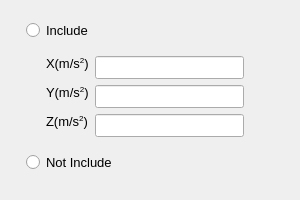
<?xml version="1.0" encoding="UTF-8"?>
<ui version="4.0">
 <class>GravityModelPage</class>
 <widget class="QWizardPage" name="GravityModelPage">
  <property name="geometry">
   <rect>
    <x>0</x>
    <y>0</y>
    <width>300</width>
    <height>200</height>
   </rect>
  </property>
  <property name="font">
   <font>
    <pointsize>10</pointsize>
   </font>
  </property>
  <property name="windowTitle">
   <string>WizardPage</string>
  </property>
  <property name="title">
   <string>Gravity</string>
  </property>
  <layout class="QVBoxLayout" name="verticalLayout_2">
   <item>
    <widget class="QWidget" name="widget" native="true">
     <layout class="QVBoxLayout" name="verticalLayout">
      <property name="leftMargin">
       <number>15</number>
      </property>
      <property name="rightMargin">
       <number>15</number>
      </property>
      <item>
       <widget class="QRadioButton" name="include">
        <property name="text">
         <string>Include</string>
        </property>
       </widget>
      </item>
      <item>
       <widget class="QWidget" name="formWidget" native="true">
        <layout class="QFormLayout" name="formLayout">
         <property name="leftMargin">
          <number>20</number>
         </property>
         <property name="rightMargin">
          <number>30</number>
         </property>
         <item row="0" column="0">
          <widget class="QLabel" name="label_x">
           <property name="sizePolicy">
            <sizepolicy hsizetype="Preferred" vsizetype="Fixed">
             <horstretch>0</horstretch>
             <verstretch>0</verstretch>
            </sizepolicy>
           </property>
           <property name="text">
            <string>X(m/s&lt;sup&gt;2&lt;/sup&gt;)</string>
           </property>
          </widget>
         </item>
         <item row="0" column="1">
          <widget class="QLineEdit" name="x">
           <property name="enabled">
            <bool>true</bool>
           </property>
           <property name="text">
            <string/>
           </property>
          </widget>
         </item>
         <item row="1" column="0">
          <widget class="QLabel" name="label_y">
           <property name="sizePolicy">
            <sizepolicy hsizetype="Preferred" vsizetype="Fixed">
             <horstretch>0</horstretch>
             <verstretch>0</verstretch>
            </sizepolicy>
           </property>
           <property name="text">
            <string>Y(m/s&lt;sup&gt;2&lt;/sup&gt;)</string>
           </property>
          </widget>
         </item>
         <item row="1" column="1">
          <widget class="QLineEdit" name="y">
           <property name="text">
            <string/>
           </property>
          </widget>
         </item>
         <item row="2" column="0">
          <widget class="QLabel" name="label_z">
           <property name="sizePolicy">
            <sizepolicy hsizetype="Preferred" vsizetype="Fixed">
             <horstretch>0</horstretch>
             <verstretch>0</verstretch>
            </sizepolicy>
           </property>
           <property name="text">
            <string>Z(m/s&lt;sup&gt;2&lt;/sup&gt;)</string>
           </property>
          </widget>
         </item>
         <item row="2" column="1">
          <widget class="QLineEdit" name="z">
           <property name="text">
            <string/>
           </property>
          </widget>
         </item>
        </layout>
       </widget>
      </item>
      <item>
       <widget class="QRadioButton" name="notInclude">
        <property name="text">
         <string>Not Include</string>
        </property>
       </widget>
      </item>
     </layout>
    </widget>
   </item>
   <item>
    <spacer name="verticalSpacer">
     <property name="orientation">
      <enum>Qt::Vertical</enum>
     </property>
     <property name="sizeHint" stdset="0">
      <size>
       <width>20</width>
       <height>40</height>
      </size>
     </property>
    </spacer>
   </item>
  </layout>
 </widget>
 <resources>
  <include location="../../../resource.qrc"/>
 </resources>
 <connections>
  <connection>
   <sender>include</sender>
   <signal>toggled(bool)</signal>
   <receiver>x</receiver>
   <slot>setEnabled(bool)</slot>
   <hints>
    <hint type="sourcelabel">
     <x>85</x>
     <y>105</y>
    </hint>
    <hint type="destinationlabel">
     <x>152</x>
     <y>157</y>
    </hint>
   </hints>
  </connection>
  <connection>
   <sender>include</sender>
   <signal>toggled(bool)</signal>
   <receiver>z</receiver>
   <slot>setEnabled(bool)</slot>
   <hints>
    <hint type="sourcelabel">
     <x>85</x>
     <y>105</y>
    </hint>
    <hint type="destinationlabel">
     <x>152</x>
     <y>202</y>
    </hint>
   </hints>
  </connection>
  <connection>
   <sender>include</sender>
   <signal>toggled(bool)</signal>
   <receiver>y</receiver>
   <slot>setEnabled(bool)</slot>
   <hints>
    <hint type="sourcelabel">
     <x>85</x>
     <y>105</y>
    </hint>
    <hint type="destinationlabel">
     <x>152</x>
     <y>179</y>
    </hint>
   </hints>
  </connection>
 </connections>
</ui>
